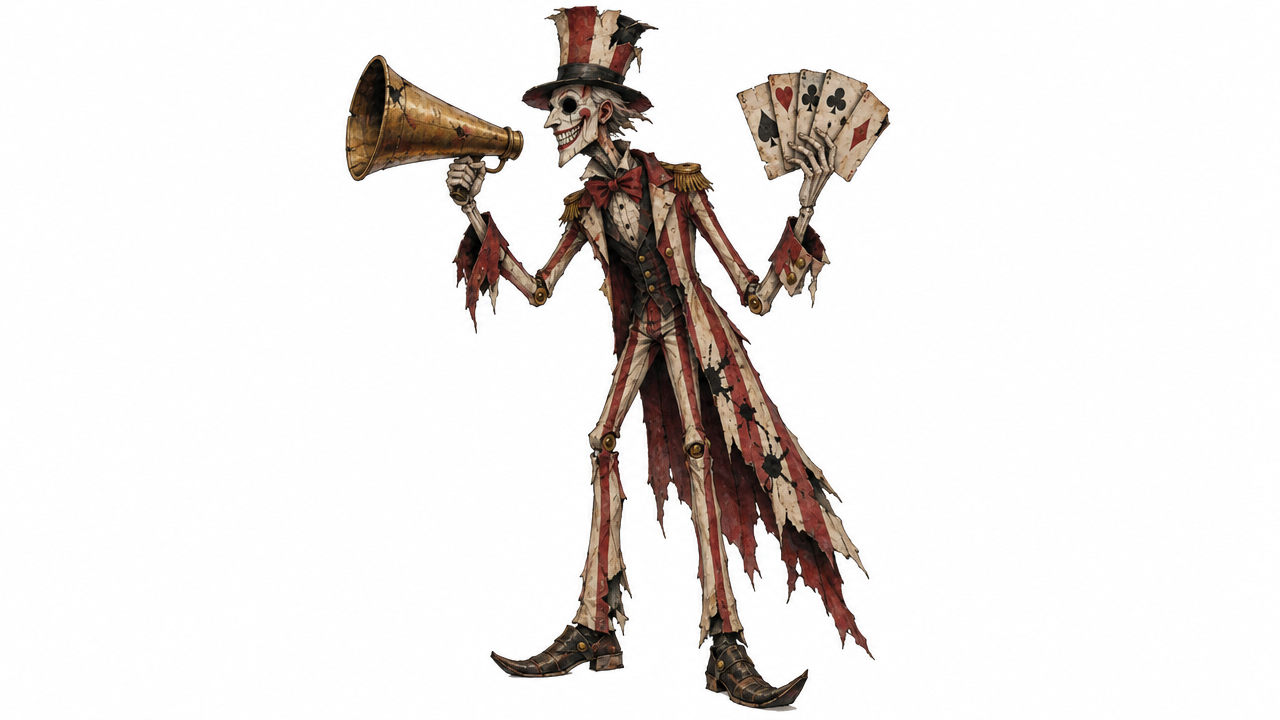
#> input picture tools/art/source/barker_raw.png, 1280 x 720 px, given in place of blank_margins_raw.png, which was not available
$ python dark_margins_art.py
#> lines starting #> are read from the running program, lines starting #| are printed output that depends on the picture
"""Art for the optional Blank Margins (the edge of the book, past everything written),
from the painted ElevenLabs renders in tools/art/source/.

Backdrops (assets/art/dark/):
  bg_blank_margins.png   3840x1080, unwritten pages standing like cliffs in a storm
                         (M-1), mirrored strip
  bg_forecast.png        1920x1080, the last blank page under the eye of the storm
                         (the Unwritten Forecast's arena)
Sprites:
  bosses/forecast.png    the Unwritten Forecast, FORECAST_HEIGHT px tall, facing left
  props/rain_ledge.png   a ledge the rain writes on blank paper: a board of wet ink,
                         192 px wide (RainPlatform), its top 10 px down

Run: python3 tools/art/dark_margins_art.py
"""
import os

import numpy as np
from PIL import Image, ImageEnhance, ImageFilter, ImageOps

ROOT = os.path.join(os.path.dirname(__file__), "..", "..")
SRC = os.path.join(ROOT, "tools", "art", "source")
DARK = os.path.join(ROOT, "assets", "art", "dark")
FORECAST_HEIGHT = 640


def fit(path: str) -> Image.Image:
    return ImageOps.fit(Image.open(path).convert("RGB"), (1920, 1080), Image.LANCZOS)


def strip(img: Image.Image) -> Image.Image:
    out = Image.new("RGB", (3840, 1080))
#> out: PIL image 3840x1080 RGB; every value is 0
    out.paste(img, (0, 0))
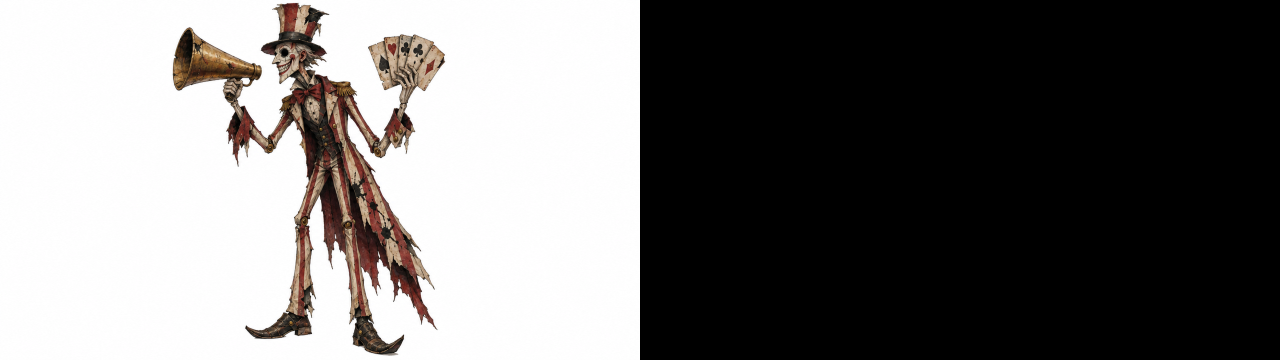
#> out: PIL image 3840x1080 RGB (shown at 1/3 size); mean R, G, B 117, 115.1, 114.1
    out.paste(ImageOps.mirror(img), (1920, 0))
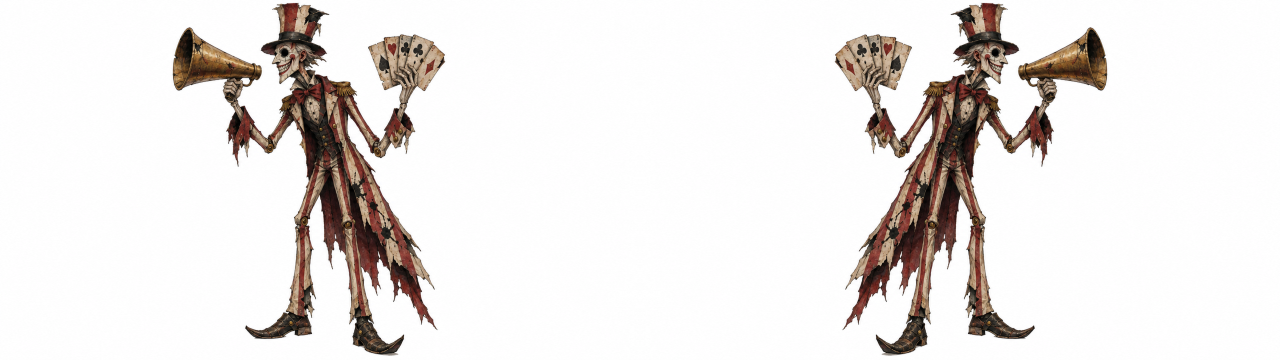
#> out: PIL image 3840x1080 RGB (shown at 1/3 size); mean R, G, B 234, 230.1, 228.2
    return out


def cutout(name: str) -> Image.Image:
    from rembg import new_session, remove
    img = Image.open(os.path.join(SRC, name)).convert("RGB")
    a = np.array(remove(img, session=new_session("isnet-general-use")))
    alpha = a[:, :, 3]
    alpha[alpha < 24] = 0
    out = Image.fromarray(a)
    return out.crop(out.getbbox())


def rain_ledge() -> Image.Image:
    """A board of wet ink on blank paper, the edges running."""
    w, h = 192, 44
    rng = np.random.default_rng(71)
    yy, xx = np.mgrid[0:h, 0:w].astype(np.float32)
    top = 10 + rng.normal(0, 0.8, w).cumsum() * 0.15
    top = np.clip(top - top.mean() + 10, 8, 12)
    bottom = 26 + np.abs(rng.normal(0, 2.2, w))
    # drips under the board
    for x in rng.choice(w - 8, 9, replace=False) + 4:
        bottom[x - 1:x + 2] += rng.uniform(6, 16)
    inside = (yy >= top[None, :]) & (yy <= bottom[None, :])
    ink = 0.5 + 0.5 * np.sin(xx * 0.09 + rng.normal(0, 1, (h, w)) * 0.4)
    rgb = np.zeros((h, w, 3), np.float32)
    rgb[...] = np.array([18, 20, 28]) + ink[..., None] * np.array([26, 28, 36])
    lip = (yy >= top[None, :]) & (yy < top[None, :] + 3)
    rgb[lip] = np.array([150, 156, 170])
    alpha = np.where(inside, 235, 0).astype(np.uint8)
    out = np.dstack([np.clip(rgb, 0, 255).astype(np.uint8), alpha])
    img = Image.fromarray(out, "RGBA")
    a = img.getchannel("A").filter(ImageFilter.GaussianBlur(0.8))
    img.putalpha(a)
    return img


def main() -> None:
    ImageEnhance.Brightness(strip(fit(os.path.join(SRC, "blank_margins_raw.png")))).enhance(0.8).save(os.path.join(DARK, "bg_blank_margins.png"))
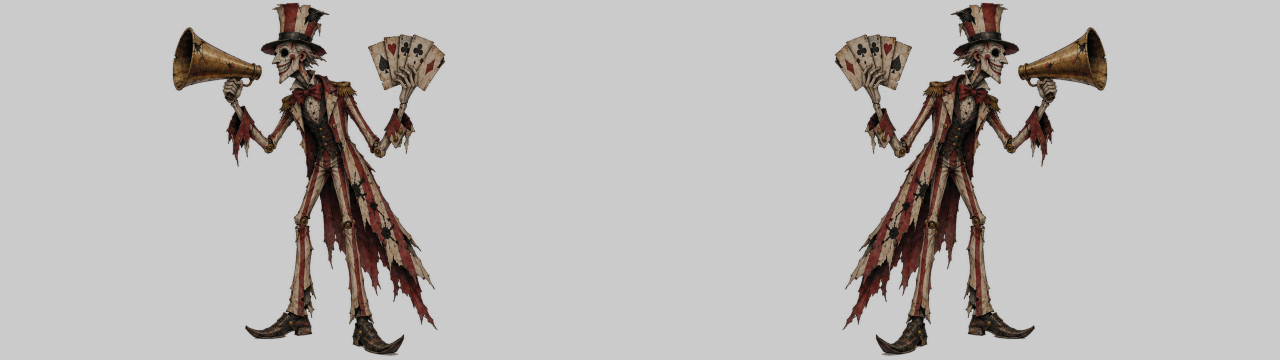
#> saved as bg_blank_margins.png: PIL image 3840x1080 RGB (shown at 1/3 size); mean R, G, B 187, 183.9, 182.4
    ImageEnhance.Brightness(fit(os.path.join(SRC, "forecast_arena_raw.png"))).enhance(0.8).save(os.path.join(DARK, "bg_forecast.png"))
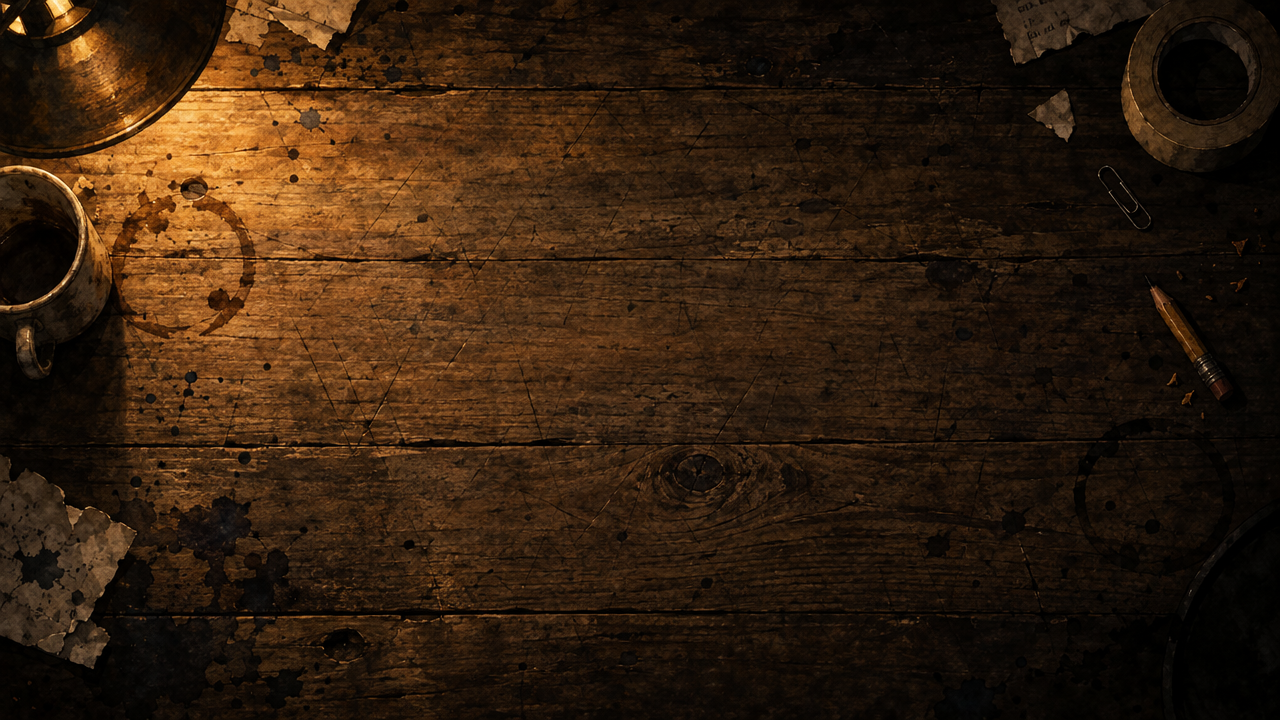
#> input picture tools/art/source/bg_desk_raw.png, 1280 x 720 px, given in place of forecast_arena_raw.png, which was not available
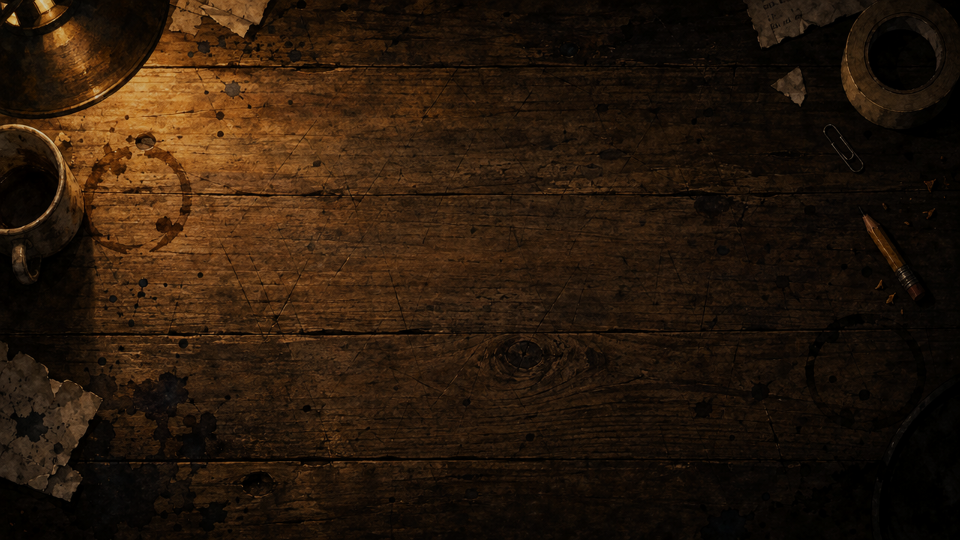
#> saved as bg_forecast.png: PIL image 1920x1080 RGB (shown at 1/2 size); mean R, G, B 39.8, 24.3, 10.9
    boss = cutout("forecast_raw.png")
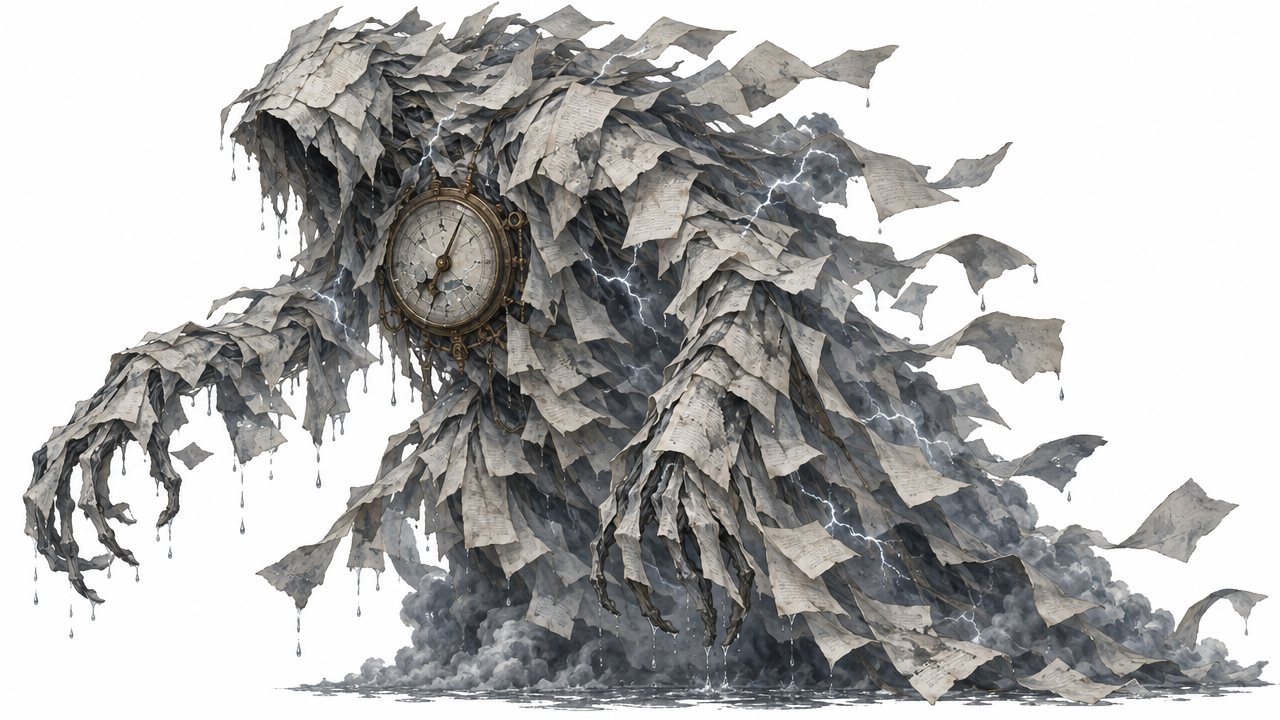
#> input picture tools/art/source/forecast_raw.png, 1280 x 720 px
#> in cutout, img is the input picture: PIL image 1280x720 RGB; mean R, G, B 180.3, 179.9, 179.3
    boss = boss.resize((round(boss.width * FORECAST_HEIGHT / boss.height), FORECAST_HEIGHT), Image.LANCZOS)
    boss.save(os.path.join(DARK, "bosses", "forecast.png"))
    rain_ledge().save(os.path.join(DARK, "props", "rain_ledge.png"))


if __name__ == "__main__":
    main()
#> (the call stopped at in cutout, `a = np.array(remove(img, session=new_session("isnet-general-use")))`: rembg is not available in this run)
